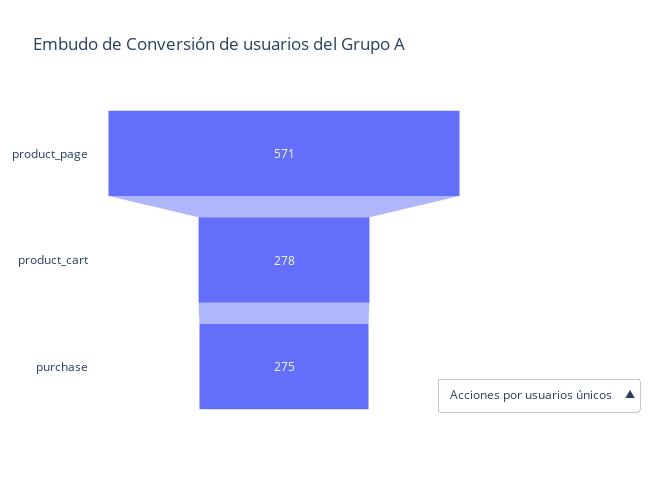

Source (notebook cell):
### Code cell
# Trazar embudo del grupo A
title = 'Embudo de Conversión de usuarios del Grupo A'
i_funnel_dualplot(a_funnel_unique, a_funnel_general, title, label_1, label_2)

### Figure 1 — Plotly figure (JSON) as saved in the notebook; plotly's stock layout.template omitted (floating-point values rounded to 4 significant figures)
{"data": [{"type": "funnel", "x": [571, 278, 275], "y": ["product_page", "product_cart", "purchase"]}], "layout": {"height": 500, "plot_bgcolor": "rgba(0,0,0,0)", "title": {"text": "Embudo de Conversión de usuarios del Grupo A"}, "updatemenus": [{"buttons": [{"args": [{"x": [[571, 278, 275]], "y": [["product_page", "product_cart", "purchase"]]}], "label": "Acciones por usuarios únicos", "method": "restyle"}, {"args": [{"x": [[1710, 842, 804]], "y": [["product_page", "product_cart", "purchase"]]}], "label": "Todas las acciones", "method": "restyle"}], "direction": "up", "showactive": true, "x": 1.15, "xanchor": "center", "y": 0.13, "yanchor": "top"}], "width": 650}}
